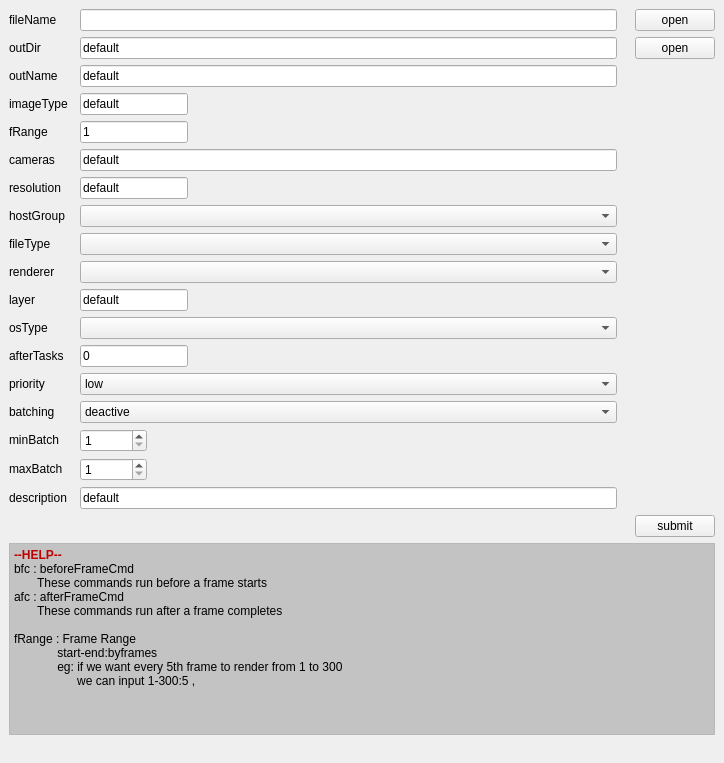
<?xml version="1.0" encoding="UTF-8"?>
<ui version="4.0">
 <class>rbhusSubmit</class>
 <widget class="QMainWindow" name="rbhusSubmit">
  <property name="geometry">
   <rect>
    <x>0</x>
    <y>0</y>
    <width>724</width>
    <height>763</height>
   </rect>
  </property>
  <property name="windowTitle">
   <string>rbhusSubmit</string>
  </property>
  <widget class="QWidget" name="centralwidget">
   <layout class="QGridLayout" name="gridLayout">
    <item row="4" column="0">
     <widget class="QLabel" name="labelFrange">
      <property name="sizePolicy">
       <sizepolicy hsizetype="Maximum" vsizetype="Fixed">
        <horstretch>0</horstretch>
        <verstretch>0</verstretch>
       </sizepolicy>
      </property>
      <property name="text">
       <string>fRange     </string>
      </property>
     </widget>
    </item>
    <item row="14" column="2">
     <widget class="QComboBox" name="comboPrio">
      <property name="sizePolicy">
       <sizepolicy hsizetype="MinimumExpanding" vsizetype="Fixed">
        <horstretch>0</horstretch>
        <verstretch>0</verstretch>
       </sizepolicy>
      </property>
      <item>
       <property name="text">
        <string>low</string>
       </property>
      </item>
      <item>
       <property name="text">
        <string>normal</string>
       </property>
      </item>
      <item>
       <property name="text">
        <string>high</string>
       </property>
      </item>
     </widget>
    </item>
    <item row="12" column="2">
     <widget class="QComboBox" name="comboOsType">
      <property name="sizePolicy">
       <sizepolicy hsizetype="MinimumExpanding" vsizetype="Fixed">
        <horstretch>0</horstretch>
        <verstretch>0</verstretch>
       </sizepolicy>
      </property>
     </widget>
    </item>
    <item row="11" column="2">
     <widget class="QLineEdit" name="lineEditLayer">
      <property name="sizePolicy">
       <sizepolicy hsizetype="Maximum" vsizetype="Fixed">
        <horstretch>0</horstretch>
        <verstretch>0</verstretch>
       </sizepolicy>
      </property>
      <property name="toolTip">
       <string/>
      </property>
      <property name="text">
       <string>default</string>
      </property>
     </widget>
    </item>
    <item row="2" column="2">
     <widget class="QLineEdit" name="lineEditOutName">
      <property name="sizePolicy">
       <sizepolicy hsizetype="MinimumExpanding" vsizetype="Fixed">
        <horstretch>0</horstretch>
        <verstretch>0</verstretch>
       </sizepolicy>
      </property>
      <property name="toolTip">
       <string>name of the image file. eg: wtf.png</string>
      </property>
      <property name="whatsThis">
       <string>&lt;html&gt;&lt;head/&gt;&lt;body&gt;&lt;p&gt;name of the image file. eg: &lt;span style=&quot; font-weight:600;&quot;&gt;wtfigo.png&lt;/span&gt;&lt;/p&gt;&lt;/body&gt;&lt;/html&gt;</string>
      </property>
      <property name="text">
       <string>default</string>
      </property>
      <property name="dragEnabled">
       <bool>true</bool>
      </property>
     </widget>
    </item>
    <item row="3" column="2">
     <widget class="QLineEdit" name="lineEditImageType">
      <property name="sizePolicy">
       <sizepolicy hsizetype="Maximum" vsizetype="Fixed">
        <horstretch>0</horstretch>
        <verstretch>0</verstretch>
       </sizepolicy>
      </property>
      <property name="toolTip">
       <string/>
      </property>
      <property name="whatsThis">
       <string>&lt;html&gt;&lt;head/&gt;&lt;body&gt;&lt;p&gt;type of image. &lt;/p&gt;&lt;p&gt;eg: PNG, MULTIEXR etc . &lt;/p&gt;&lt;p&gt;&lt;span style=&quot; font-style:italic; text-decoration: underline;&quot;&gt;note : image type depends on the command line interface of the program&lt;/span&gt;&lt;/p&gt;&lt;/body&gt;&lt;/html&gt;</string>
      </property>
      <property name="text">
       <string>default</string>
      </property>
     </widget>
    </item>
    <item row="0" column="2">
     <widget class="QLineEdit" name="lineEditFileName">
      <property name="sizePolicy">
       <sizepolicy hsizetype="MinimumExpanding" vsizetype="Fixed">
        <horstretch>0</horstretch>
        <verstretch>0</verstretch>
       </sizepolicy>
      </property>
      <property name="toolTip">
       <string/>
      </property>
      <property name="whatsThis">
       <string>comma seperated list of files to render</string>
      </property>
      <property name="dragEnabled">
       <bool>true</bool>
      </property>
     </widget>
    </item>
    <item row="20" column="5">
     <widget class="QPushButton" name="pushSubmit">
      <property name="sizePolicy">
       <sizepolicy hsizetype="Fixed" vsizetype="Fixed">
        <horstretch>0</horstretch>
        <verstretch>0</verstretch>
       </sizepolicy>
      </property>
      <property name="text">
       <string>submit</string>
      </property>
     </widget>
    </item>
    <item row="13" column="0">
     <widget class="QLabel" name="labelAfterTask">
      <property name="sizePolicy">
       <sizepolicy hsizetype="Maximum" vsizetype="Fixed">
        <horstretch>0</horstretch>
        <verstretch>0</verstretch>
       </sizepolicy>
      </property>
      <property name="text">
       <string>afterTasks</string>
      </property>
     </widget>
    </item>
    <item row="7" column="0">
     <widget class="QLabel" name="labelHostGroup">
      <property name="sizePolicy">
       <sizepolicy hsizetype="Maximum" vsizetype="Fixed">
        <horstretch>0</horstretch>
        <verstretch>0</verstretch>
       </sizepolicy>
      </property>
      <property name="text">
       <string>hostGroup</string>
      </property>
     </widget>
    </item>
    <item row="18" column="0">
     <widget class="QLabel" name="labelMaxBatch">
      <property name="sizePolicy">
       <sizepolicy hsizetype="Maximum" vsizetype="Fixed">
        <horstretch>0</horstretch>
        <verstretch>0</verstretch>
       </sizepolicy>
      </property>
      <property name="text">
       <string>maxBatch</string>
      </property>
     </widget>
    </item>
    <item row="3" column="0">
     <widget class="QLabel" name="labelImageType">
      <property name="sizePolicy">
       <sizepolicy hsizetype="Maximum" vsizetype="Fixed">
        <horstretch>0</horstretch>
        <verstretch>0</verstretch>
       </sizepolicy>
      </property>
      <property name="text">
       <string>imageType</string>
      </property>
     </widget>
    </item>
    <item row="4" column="2">
     <widget class="QLineEdit" name="lineEditFrange">
      <property name="sizePolicy">
       <sizepolicy hsizetype="Maximum" vsizetype="Fixed">
        <horstretch>0</horstretch>
        <verstretch>0</verstretch>
       </sizepolicy>
      </property>
      <property name="toolTip">
       <string/>
      </property>
      <property name="whatsThis">
       <string>&lt;html&gt;&lt;head/&gt;&lt;body&gt;&lt;p&gt;frame range in the format&lt;/p&gt;&lt;p&gt;startframe-endframe:byframes&lt;/p&gt;&lt;p&gt;eg:&lt;/p&gt;&lt;p&gt;render frames from 1 to 100 	: &lt;span style=&quot; font-weight:600;&quot;&gt;1-100&lt;/span&gt;&lt;/p&gt;&lt;p&gt;render every 5th frame from 1 to 100 	: &lt;span style=&quot; font-weight:600;&quot;&gt;1-100:5&lt;/span&gt;&lt;/p&gt;&lt;p&gt;render 1 frame 		:&lt;span style=&quot; font-weight:600;&quot;&gt; 1&lt;/span&gt;&lt;/p&gt;&lt;p&gt;&lt;br/&gt;&lt;/p&gt;&lt;p&gt;&lt;br/&gt;&lt;/p&gt;&lt;/body&gt;&lt;/html&gt;</string>
      </property>
      <property name="text">
       <string>1</string>
      </property>
     </widget>
    </item>
    <item row="13" column="2">
     <widget class="QLineEdit" name="lineEditAfterTask">
      <property name="sizePolicy">
       <sizepolicy hsizetype="Maximum" vsizetype="Fixed">
        <horstretch>0</horstretch>
        <verstretch>0</verstretch>
       </sizepolicy>
      </property>
      <property name="text">
       <string>0</string>
      </property>
     </widget>
    </item>
    <item row="16" column="0">
     <widget class="QLabel" name="labelBatching">
      <property name="sizePolicy">
       <sizepolicy hsizetype="Maximum" vsizetype="Fixed">
        <horstretch>0</horstretch>
        <verstretch>0</verstretch>
       </sizepolicy>
      </property>
      <property name="text">
       <string>batching</string>
      </property>
     </widget>
    </item>
    <item row="19" column="2">
     <widget class="QLineEdit" name="lineEditDescription">
      <property name="sizePolicy">
       <sizepolicy hsizetype="MinimumExpanding" vsizetype="Fixed">
        <horstretch>0</horstretch>
        <verstretch>0</verstretch>
       </sizepolicy>
      </property>
      <property name="text">
       <string>default</string>
      </property>
      <property name="dragEnabled">
       <bool>true</bool>
      </property>
     </widget>
    </item>
    <item row="8" column="0">
     <widget class="QLabel" name="labeFileType">
      <property name="sizePolicy">
       <sizepolicy hsizetype="Maximum" vsizetype="Fixed">
        <horstretch>0</horstretch>
        <verstretch>0</verstretch>
       </sizepolicy>
      </property>
      <property name="text">
       <string>fileType</string>
      </property>
     </widget>
    </item>
    <item row="0" column="0">
     <widget class="QLabel" name="labelFileName">
      <property name="sizePolicy">
       <sizepolicy hsizetype="Maximum" vsizetype="Fixed">
        <horstretch>0</horstretch>
        <verstretch>0</verstretch>
       </sizepolicy>
      </property>
      <property name="text">
       <string>fileName</string>
      </property>
     </widget>
    </item>
    <item row="11" column="0">
     <widget class="QLabel" name="labelLayer">
      <property name="sizePolicy">
       <sizepolicy hsizetype="Maximum" vsizetype="Fixed">
        <horstretch>0</horstretch>
        <verstretch>0</verstretch>
       </sizepolicy>
      </property>
      <property name="text">
       <string>layer</string>
      </property>
     </widget>
    </item>
    <item row="1" column="0">
     <widget class="QLabel" name="labelOutDir">
      <property name="sizePolicy">
       <sizepolicy hsizetype="Maximum" vsizetype="Fixed">
        <horstretch>0</horstretch>
        <verstretch>0</verstretch>
       </sizepolicy>
      </property>
      <property name="text">
       <string>outDir</string>
      </property>
     </widget>
    </item>
    <item row="20" column="2">
     <spacer name="horizontalSpacer">
      <property name="orientation">
       <enum>Qt::Horizontal</enum>
      </property>
      <property name="sizeHint" stdset="0">
       <size>
        <width>40</width>
        <height>20</height>
       </size>
      </property>
     </spacer>
    </item>
    <item row="7" column="2">
     <widget class="QComboBox" name="comboHostGroup">
      <property name="sizePolicy">
       <sizepolicy hsizetype="Expanding" vsizetype="Fixed">
        <horstretch>0</horstretch>
        <verstretch>0</verstretch>
       </sizepolicy>
      </property>
     </widget>
    </item>
    <item row="12" column="0">
     <widget class="QLabel" name="labelOsType">
      <property name="sizePolicy">
       <sizepolicy hsizetype="Maximum" vsizetype="Fixed">
        <horstretch>0</horstretch>
        <verstretch>0</verstretch>
       </sizepolicy>
      </property>
      <property name="text">
       <string>osType</string>
      </property>
     </widget>
    </item>
    <item row="9" column="2">
     <widget class="QComboBox" name="comboRenderer">
      <property name="sizePolicy">
       <sizepolicy hsizetype="Expanding" vsizetype="Fixed">
        <horstretch>0</horstretch>
        <verstretch>0</verstretch>
       </sizepolicy>
      </property>
     </widget>
    </item>
    <item row="14" column="0">
     <widget class="QLabel" name="labelPrio">
      <property name="sizePolicy">
       <sizepolicy hsizetype="Maximum" vsizetype="Fixed">
        <horstretch>0</horstretch>
        <verstretch>0</verstretch>
       </sizepolicy>
      </property>
      <property name="text">
       <string>priority</string>
      </property>
     </widget>
    </item>
    <item row="0" column="5">
     <widget class="QPushButton" name="pushFileName">
      <property name="sizePolicy">
       <sizepolicy hsizetype="Minimum" vsizetype="Fixed">
        <horstretch>0</horstretch>
        <verstretch>0</verstretch>
       </sizepolicy>
      </property>
      <property name="text">
       <string>open</string>
      </property>
     </widget>
    </item>
    <item row="17" column="0">
     <widget class="QLabel" name="labelMinBatch">
      <property name="sizePolicy">
       <sizepolicy hsizetype="Maximum" vsizetype="Fixed">
        <horstretch>0</horstretch>
        <verstretch>0</verstretch>
       </sizepolicy>
      </property>
      <property name="text">
       <string>minBatch</string>
      </property>
     </widget>
    </item>
    <item row="8" column="2">
     <widget class="QComboBox" name="comboFileType">
      <property name="sizePolicy">
       <sizepolicy hsizetype="Expanding" vsizetype="Fixed">
        <horstretch>0</horstretch>
        <verstretch>0</verstretch>
       </sizepolicy>
      </property>
     </widget>
    </item>
    <item row="9" column="0">
     <widget class="QLabel" name="labeRenderer">
      <property name="sizePolicy">
       <sizepolicy hsizetype="Maximum" vsizetype="Fixed">
        <horstretch>0</horstretch>
        <verstretch>0</verstretch>
       </sizepolicy>
      </property>
      <property name="text">
       <string>renderer</string>
      </property>
     </widget>
    </item>
    <item row="16" column="2">
     <widget class="QComboBox" name="comboBatching">
      <property name="sizePolicy">
       <sizepolicy hsizetype="MinimumExpanding" vsizetype="Fixed">
        <horstretch>0</horstretch>
        <verstretch>0</verstretch>
       </sizepolicy>
      </property>
      <item>
       <property name="text">
        <string>deactive</string>
       </property>
      </item>
      <item>
       <property name="text">
        <string>active</string>
       </property>
      </item>
     </widget>
    </item>
    <item row="2" column="0">
     <widget class="QLabel" name="labelImageName">
      <property name="sizePolicy">
       <sizepolicy hsizetype="Maximum" vsizetype="Fixed">
        <horstretch>0</horstretch>
        <verstretch>0</verstretch>
       </sizepolicy>
      </property>
      <property name="text">
       <string>outName</string>
      </property>
     </widget>
    </item>
    <item row="1" column="5">
     <widget class="QPushButton" name="pushOutDir">
      <property name="sizePolicy">
       <sizepolicy hsizetype="Minimum" vsizetype="Fixed">
        <horstretch>0</horstretch>
        <verstretch>0</verstretch>
       </sizepolicy>
      </property>
      <property name="text">
       <string>open</string>
      </property>
     </widget>
    </item>
    <item row="1" column="2">
     <widget class="QLineEdit" name="lineEditOutDir">
      <property name="sizePolicy">
       <sizepolicy hsizetype="MinimumExpanding" vsizetype="Fixed">
        <horstretch>0</horstretch>
        <verstretch>0</verstretch>
       </sizepolicy>
      </property>
      <property name="toolTip">
       <string/>
      </property>
      <property name="whatsThis">
       <string>output directory to dump files</string>
      </property>
      <property name="text">
       <string>default</string>
      </property>
      <property name="dragEnabled">
       <bool>true</bool>
      </property>
     </widget>
    </item>
    <item row="18" column="2">
     <widget class="QSpinBox" name="spinMaxBatch">
      <property name="sizePolicy">
       <sizepolicy hsizetype="Maximum" vsizetype="Fixed">
        <horstretch>0</horstretch>
        <verstretch>0</verstretch>
       </sizepolicy>
      </property>
      <property name="minimum">
       <number>1</number>
      </property>
      <property name="maximum">
       <number>999999999</number>
      </property>
     </widget>
    </item>
    <item row="17" column="2">
     <widget class="QSpinBox" name="spinMinBatch">
      <property name="sizePolicy">
       <sizepolicy hsizetype="Maximum" vsizetype="Fixed">
        <horstretch>0</horstretch>
        <verstretch>0</verstretch>
       </sizepolicy>
      </property>
      <property name="minimum">
       <number>1</number>
      </property>
      <property name="maximum">
       <number>999999999</number>
      </property>
     </widget>
    </item>
    <item row="19" column="0">
     <widget class="QLabel" name="labelDescription">
      <property name="sizePolicy">
       <sizepolicy hsizetype="Maximum" vsizetype="Fixed">
        <horstretch>0</horstretch>
        <verstretch>0</verstretch>
       </sizepolicy>
      </property>
      <property name="text">
       <string>description</string>
      </property>
     </widget>
    </item>
    <item row="21" column="0" colspan="6">
     <widget class="QTextEdit" name="textEdit">
      <property name="sizePolicy">
       <sizepolicy hsizetype="Minimum" vsizetype="Fixed">
        <horstretch>0</horstretch>
        <verstretch>0</verstretch>
       </sizepolicy>
      </property>
      <property name="palette">
       <palette>
        <active>
         <colorrole role="Base">
          <brush brushstyle="SolidPattern">
           <color alpha="255">
            <red>195</red>
            <green>195</green>
            <blue>195</blue>
           </color>
          </brush>
         </colorrole>
        </active>
        <inactive>
         <colorrole role="Base">
          <brush brushstyle="SolidPattern">
           <color alpha="255">
            <red>195</red>
            <green>195</green>
            <blue>195</blue>
           </color>
          </brush>
         </colorrole>
        </inactive>
        <disabled>
         <colorrole role="Base">
          <brush brushstyle="SolidPattern">
           <color alpha="255">
            <red>244</red>
            <green>244</green>
            <blue>244</blue>
           </color>
          </brush>
         </colorrole>
        </disabled>
       </palette>
      </property>
      <property name="font">
       <font>
        <weight>50</weight>
        <italic>true</italic>
        <bold>false</bold>
       </font>
      </property>
      <property name="frameShape">
       <enum>QFrame::StyledPanel</enum>
      </property>
      <property name="frameShadow">
       <enum>QFrame::Raised</enum>
      </property>
      <property name="lineWidth">
       <number>1</number>
      </property>
      <property name="undoRedoEnabled">
       <bool>false</bool>
      </property>
      <property name="readOnly">
       <bool>true</bool>
      </property>
      <property name="html">
       <string>&lt;!DOCTYPE HTML PUBLIC &quot;-//W3C//DTD HTML 4.0//EN&quot; &quot;http://www.w3.org/TR/REC-html40/strict.dtd&quot;&gt;
&lt;html&gt;&lt;head&gt;&lt;meta name=&quot;qrichtext&quot; content=&quot;1&quot; /&gt;&lt;style type=&quot;text/css&quot;&gt;
p, li { white-space: pre-wrap; }
&lt;/style&gt;&lt;/head&gt;&lt;body style=&quot; font-family:'Sans Serif'; font-size:9pt; font-weight:400; font-style:italic;&quot;&gt;
&lt;p style=&quot; margin-top:0px; margin-bottom:0px; margin-left:0px; margin-right:0px; -qt-block-indent:0; text-indent:0px;&quot;&gt;&lt;span style=&quot; font-weight:600; font-style:normal; color:#c00000;&quot;&gt;--HELP--&lt;/span&gt;&lt;/p&gt;
&lt;p style=&quot; margin-top:0px; margin-bottom:0px; margin-left:0px; margin-right:0px; -qt-block-indent:0; text-indent:0px;&quot;&gt;&lt;span style=&quot; font-style:normal;&quot;&gt;bfc : beforeFrameCmd&lt;/span&gt;&lt;/p&gt;
&lt;p style=&quot; margin-top:0px; margin-bottom:0px; margin-left:0px; margin-right:0px; -qt-block-indent:0; text-indent:0px;&quot;&gt;&lt;span style=&quot; font-style:normal;&quot;&gt;       These commands run before a frame starts&lt;/span&gt;&lt;/p&gt;
&lt;p style=&quot; margin-top:0px; margin-bottom:0px; margin-left:0px; margin-right:0px; -qt-block-indent:0; text-indent:0px;&quot;&gt;&lt;span style=&quot; font-style:normal;&quot;&gt;afc : afterFrameCmd&lt;/span&gt;&lt;/p&gt;
&lt;p style=&quot; margin-top:0px; margin-bottom:0px; margin-left:0px; margin-right:0px; -qt-block-indent:0; text-indent:0px;&quot;&gt;&lt;span style=&quot; font-style:normal;&quot;&gt;       These commands run after a frame completes&lt;/span&gt;&lt;/p&gt;
&lt;p style=&quot;-qt-paragraph-type:empty; margin-top:0px; margin-bottom:0px; margin-left:0px; margin-right:0px; -qt-block-indent:0; text-indent:0px; font-style:normal;&quot;&gt;&lt;br /&gt;&lt;/p&gt;
&lt;p style=&quot; margin-top:0px; margin-bottom:0px; margin-left:0px; margin-right:0px; -qt-block-indent:0; text-indent:0px;&quot;&gt;&lt;span style=&quot; font-style:normal;&quot;&gt;fRange : Frame Range&lt;/span&gt;&lt;/p&gt;
&lt;p style=&quot; margin-top:0px; margin-bottom:0px; margin-left:0px; margin-right:0px; -qt-block-indent:0; text-indent:0px;&quot;&gt;&lt;span style=&quot; font-style:normal;&quot;&gt;             start-end:byframes&lt;/span&gt;&lt;/p&gt;
&lt;p style=&quot; margin-top:0px; margin-bottom:0px; margin-left:0px; margin-right:0px; -qt-block-indent:0; text-indent:0px;&quot;&gt;&lt;span style=&quot; font-style:normal;&quot;&gt;             eg: if we want every 5th frame to render from 1 to 300 &lt;/span&gt;&lt;/p&gt;
&lt;p style=&quot; margin-top:0px; margin-bottom:0px; margin-left:0px; margin-right:0px; -qt-block-indent:0; text-indent:0px;&quot;&gt;&lt;span style=&quot; font-style:normal;&quot;&gt;                   we can input 1-300:5 , &lt;/span&gt;&lt;/p&gt;
&lt;p style=&quot; margin-top:0px; margin-bottom:0px; margin-left:0px; margin-right:0px; -qt-block-indent:0; text-indent:0px;&quot;&gt;&lt;span style=&quot; font-style:normal;&quot;&gt;             &lt;/span&gt;&lt;/p&gt;&lt;/body&gt;&lt;/html&gt;</string>
      </property>
      <property name="textInteractionFlags">
       <set>Qt::LinksAccessibleByMouse</set>
      </property>
     </widget>
    </item>
    <item row="5" column="0">
     <widget class="QLabel" name="labelCamera">
      <property name="sizePolicy">
       <sizepolicy hsizetype="Maximum" vsizetype="Fixed">
        <horstretch>0</horstretch>
        <verstretch>0</verstretch>
       </sizepolicy>
      </property>
      <property name="text">
       <string>cameras</string>
      </property>
     </widget>
    </item>
    <item row="5" column="2">
     <widget class="QLineEdit" name="lineEditCameras">
      <property name="sizePolicy">
       <sizepolicy hsizetype="MinimumExpanding" vsizetype="Fixed">
        <horstretch>0</horstretch>
        <verstretch>0</verstretch>
       </sizepolicy>
      </property>
      <property name="toolTip">
       <string>comma seperated list of cameras to render</string>
      </property>
      <property name="text">
       <string>default</string>
      </property>
     </widget>
    </item>
    <item row="6" column="0">
     <widget class="QLabel" name="labelResolution">
      <property name="sizePolicy">
       <sizepolicy hsizetype="Maximum" vsizetype="Fixed">
        <horstretch>0</horstretch>
        <verstretch>0</verstretch>
       </sizepolicy>
      </property>
      <property name="text">
       <string>resolution</string>
      </property>
     </widget>
    </item>
    <item row="6" column="2">
     <widget class="QLineEdit" name="lineEditResolution">
      <property name="sizePolicy">
       <sizepolicy hsizetype="Maximum" vsizetype="Fixed">
        <horstretch>0</horstretch>
        <verstretch>0</verstretch>
       </sizepolicy>
      </property>
      <property name="toolTip">
       <string>resolution of the output</string>
      </property>
      <property name="text">
       <string>default</string>
      </property>
     </widget>
    </item>
   </layout>
  </widget>
  <widget class="QMenuBar" name="menubar">
   <property name="geometry">
    <rect>
     <x>0</x>
     <y>0</y>
     <width>724</width>
     <height>19</height>
    </rect>
   </property>
  </widget>
 </widget>
 <resources/>
 <connections/>
</ui>
